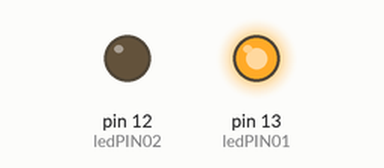
This sketch was run on a simulated Arduino Uno, built with avr-gcc and run on an emulated ATmega328P. On the bench: output pins drawn as LEDs (lit = HIGH).

Above: at 0.5 s.
At 2.5 s:
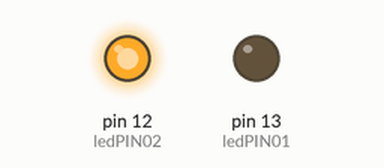
At 4.5 s:
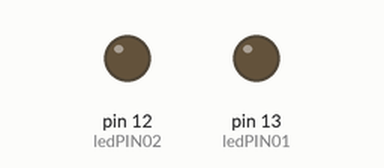
Timing chart, 0 to 7.8 s (numbered marks = the images above):
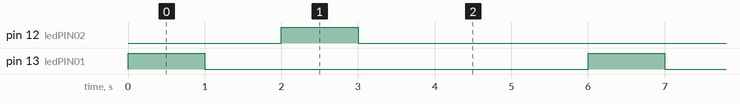

Measured:
- by itself, pin 12 (ledPIN02), pin 13 (ledPIN01): alternates HIGH for 1.0 s and LOW for 5.0 s
- by itself, everything shown: repeats every 6.0 s, in 4 steps

The sketch:

aprendizagem_III_EDU_Ligar_Tres_LEDs_no_Arduino_UNO.ino
```cpp
int ledPIN01 = 13;
int ledPIN02 = 12;
int ledPIN03 = 8;

void setup() {
  // Função de configuração do arduino
  pinMode(ledPIN01, OUTPUT);
  pinMode(ledPIN02, OUTPUT);

}

void loop() {
  // função para repetir  o algoritmo infinitamente...
digitalWrite(ledPIN01, HIGH);
  delay(1000); // Wait for 1000 millisecond(s)
  digitalWrite(ledPIN01, LOW);
  delay(1000); // Wait for 1000 millisecond(s)


  digitalWrite(ledPIN02, HIGH);
  delay(1000); // Wait for 1000 millisecond(s)

  digitalWrite(ledPIN02, LOW);
  delay(1000); // Wait for 1000 millisecond(s)


  digitalWrite(ledPIN03, HIGH);
  delay(1000); // Wait for 1000 millisecond(s)

  digitalWrite(ledPIN03, LOW);
  delay(1000); // Wait for 1000 millisecond(s)

}
```
